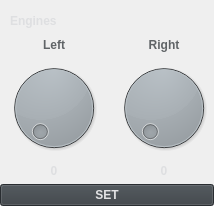
         <widget class="QFrame" name="frameEngines">
          <property name="sizePolicy">
           <sizepolicy hsizetype="Preferred" vsizetype="Preferred">
            <horstretch>0</horstretch>
            <verstretch>0</verstretch>
           </sizepolicy>
          </property>
          <property name="styleSheet">
           <string notr="true">QWidget#frameEngines{
border: 2px solid rgb(150, 150, 150);
background-color: rgb(57, 63, 68);
border-radius: 5px;
}</string>
          </property>
          <property name="frameShape">
           <enum>QFrame::NoFrame</enum>
          </property>
          <property name="frameShadow">
           <enum>QFrame::Plain</enum>
          </property>
          <layout class="QGridLayout" name="gridLayout_5">
           <property name="leftMargin">
            <number>0</number>
           </property>
           <property name="topMargin">
            <number>7</number>
           </property>
           <property name="rightMargin">
            <number>0</number>
           </property>
           <property name="bottomMargin">
            <number>0</number>
           </property>
           <item row="2" column="0">
            <widget class="QLabel" name="leftEngineLabel">
             <property name="sizePolicy">
              <sizepolicy hsizetype="Preferred" vsizetype="Preferred">
               <horstretch>0</horstretch>
               <verstretch>0</verstretch>
              </sizepolicy>
             </property>
             <property name="minimumSize">
              <size>
               <width>108</width>
               <height>0</height>
              </size>
             </property>
             <property name="styleSheet">
              <string notr="true">font: 13pt &quot;Siemens Sans&quot;;
font-weight: bold;
color: rgb(96, 100, 103);
background-color: transparent;</string>
             </property>
             <property name="text">
              <string>Left</string>
             </property>
             <property name="alignment">
              <set>Qt::AlignCenter</set>
             </property>
            </widget>
           </item>
           <item row="4" column="0">
            <widget class="QDial" name="leftEngineDial">
             <property name="styleSheet">
              <string notr="true">background-color: rgb(96, 100, 103);</string>
             </property>
             <property name="maximum">
              <number>100</number>
             </property>
             <property name="invertedAppearance">
              <bool>false</bool>
             </property>
             <property name="wrapping">
              <bool>false</bool>
             </property>
            </widget>
           </item>
           <item row="5" column="0">
            <widget class="QLabel" name="leftEnginePowerLabel">
             <property name="styleSheet">
              <string notr="true">font: 13pt &quot;Siemens Sans&quot;;
font-weight: bold;
color: rgb(222, 223, 225);
background-color: transparent;</string>
             </property>
             <property name="text">
              <string>0</string>
             </property>
             <property name="alignment">
              <set>Qt::AlignCenter</set>
             </property>
            </widget>
           </item>
           <item row="2" column="1">
            <widget class="QLabel" name="rightEngineLabel">
             <property name="sizePolicy">
              <sizepolicy hsizetype="Preferred" vsizetype="Preferred">
               <horstretch>0</horstretch>
               <verstretch>0</verstretch>
              </sizepolicy>
             </property>
             <property name="styleSheet">
              <string notr="true">font: 13pt &quot;Siemens Sans&quot;;
font-weight: bold;
color: rgb(96, 100, 103);
background-color: transparent;</string>
             </property>
             <property name="text">
              <string>Right</string>
             </property>
             <property name="alignment">
              <set>Qt::AlignCenter</set>
             </property>
            </widget>
           </item>
           <item row="7" column="0" colspan="2">
            <widget class="QPushButton" name="powerButton">
             <property name="sizePolicy">
              <sizepolicy hsizetype="Preferred" vsizetype="Preferred">
               <horstretch>0</horstretch>
               <verstretch>0</verstretch>
              </sizepolicy>
             </property>
             <property name="styleSheet">
              <string notr="true">font: 10pt &quot;Siemens Sans&quot;;
font-weight: bold;
background-color: rgb(57, 63, 68);
color: rgb(227, 227, 229);</string>
             </property>
             <property name="text">
              <string>SET</string>
             </property>
            </widget>
           </item>
           <item row="1" column="0" colspan="2">
            <widget class="QLabel" name="enginesLabel">
             <property name="sizePolicy">
              <sizepolicy hsizetype="Preferred" vsizetype="Preferred">
               <horstretch>0</horstretch>
               <verstretch>0</verstretch>
              </sizepolicy>
             </property>
             <property name="minimumSize">
              <size>
               <width>0</width>
               <height>25</height>
              </size>
             </property>
             <property name="maximumSize">
              <size>
               <width>16777215</width>
               <height>25</height>
              </size>
             </property>
             <property name="styleSheet">
              <string notr="true">font: 13pt &quot;Siemens Sans&quot;;
font-weight: bold;
color: rgb(222, 223, 225);
background-color: transparent;
margin-top: 2px;</string>
             </property>
             <property name="text">
              <string>Engines</string>
             </property>
             <property name="alignment">
              <set>Qt::AlignLeading|Qt::AlignLeft|Qt::AlignVCenter</set>
             </property>
             <property name="indent">
              <number>10</number>
             </property>
            </widget>
           </item>
           <item row="5" column="1">
            <widget class="QLabel" name="rightEnginePowerLabel">
             <property name="styleSheet">
              <string notr="true">font: 13pt &quot;Siemens Sans&quot;;
font-weight: bold;
color: rgb(222, 223, 225);
background-color: transparent;</string>
             </property>
             <property name="text">
              <string>0</string>
             </property>
             <property name="alignment">
              <set>Qt::AlignCenter</set>
             </property>
            </widget>
           </item>
           <item row="4" column="1">
            <widget class="QDial" name="rightEngineDial">
             <property name="styleSheet">
              <string notr="true">background-color: rgb(96, 100, 103);</string>
             </property>
            </widget>
           </item>
          </layout>
         </widget>
